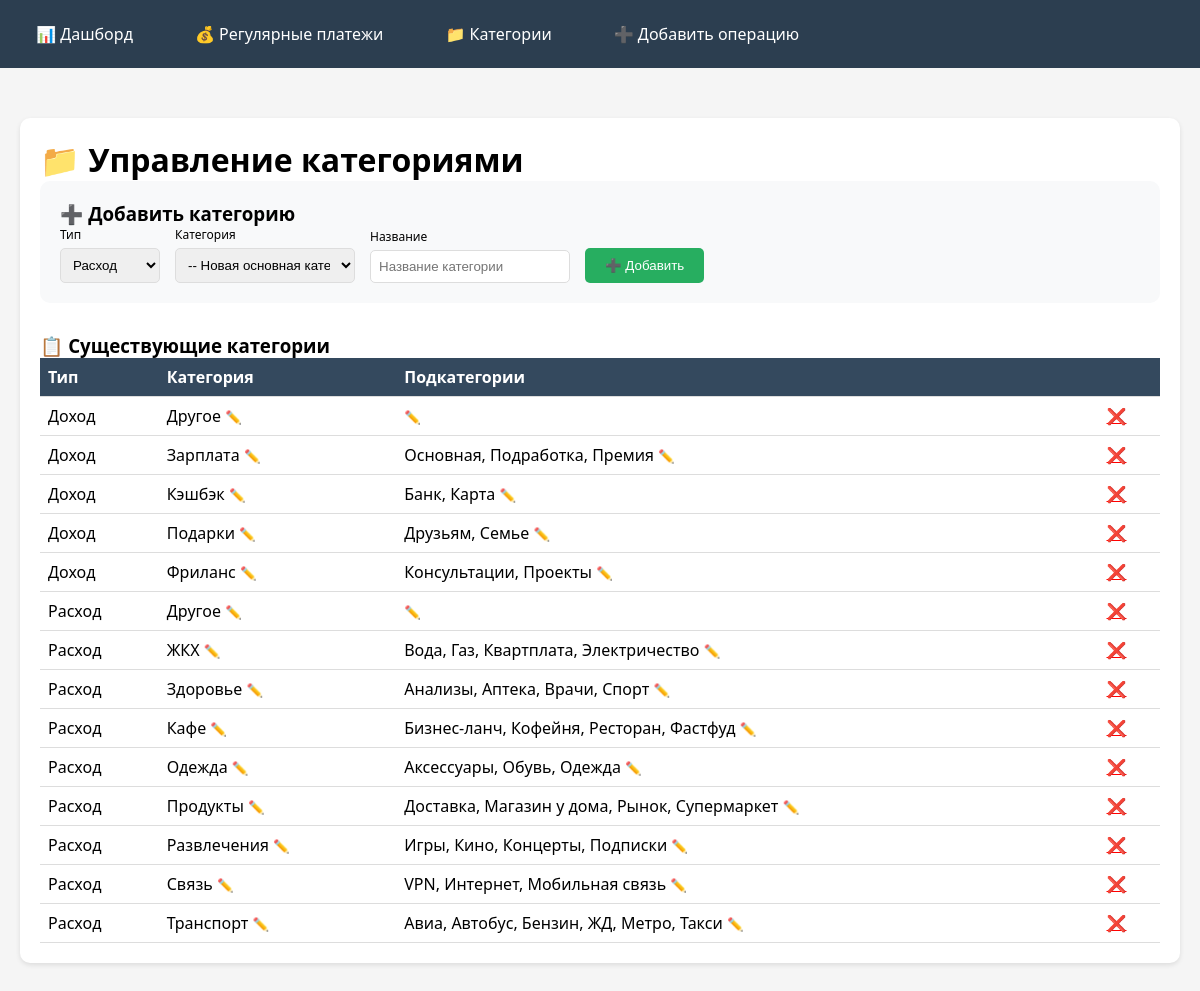
The page /categories on the database as committed earlier.
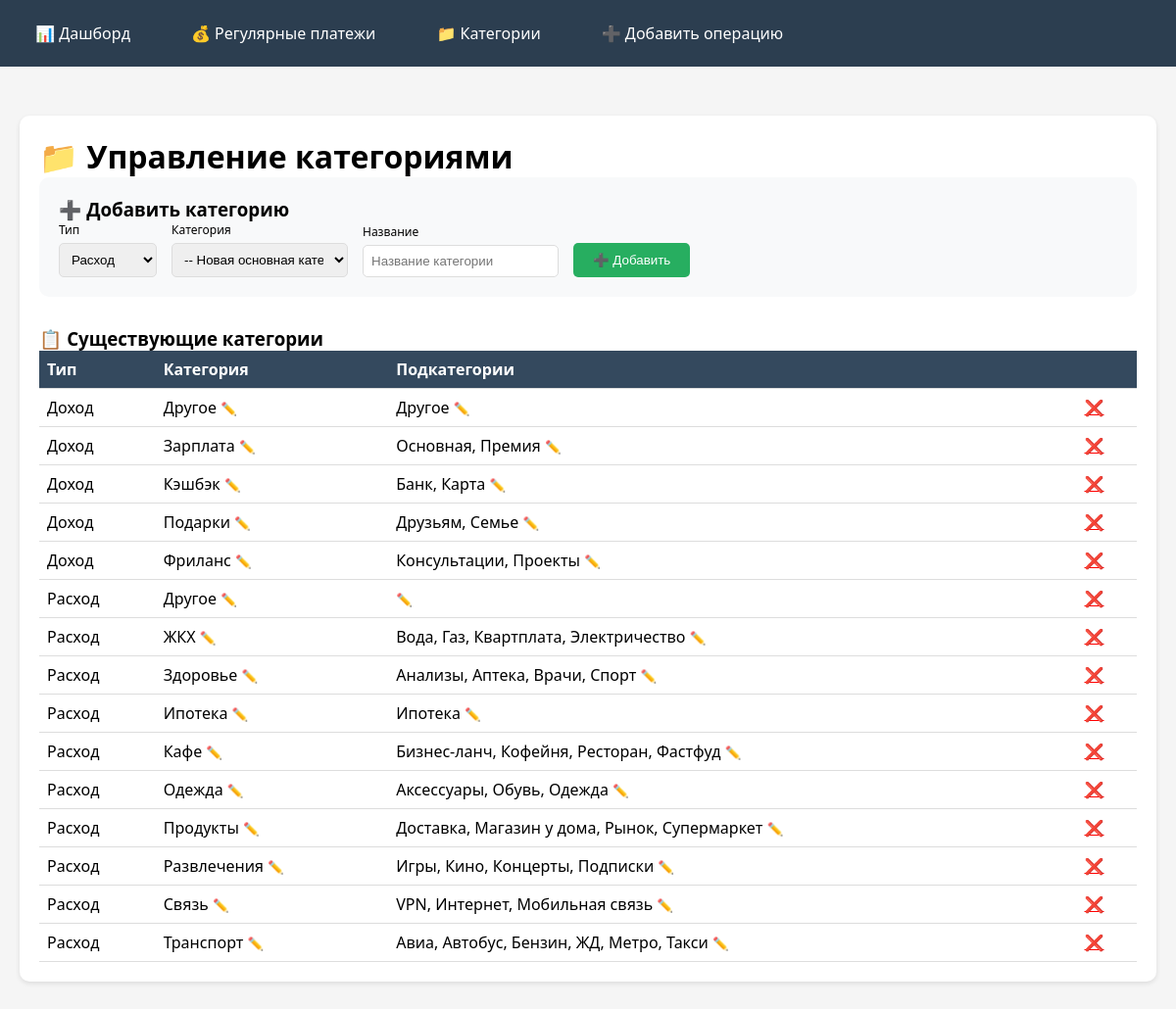
The same page on the database as committed later.
### tables this page shows
CREATE TABLE categories (
                id INTEGER PRIMARY KEY AUTOINCREMENT,
                type TEXT NOT NULL,
                name TEXT NOT NULL,
                parent_id INTEGER DEFAULT NULL,
                UNIQUE(type, name, parent_id)
            );

### routes/categories.py (the view)
    @app.route('/categories')
    def categories():
        with get_db() as conn:
            main_cats = conn.execute('''
                SELECT * FROM categories WHERE parent_id IS NULL ORDER BY type, name
            ''').fetchall()
            result = []
            for cat in main_cats:
                subcats = conn.execute('''
                    SELECT * FROM categories WHERE parent_id = ? ORDER BY name
                ''', (cat['id'],)).fetchall()
                result.append({
                    'id': cat['id'],
                    'type': cat['type'],
                    'name': cat['name'],
                    'subcategories': subcats
                })
        return render_template('categories.html', categories=result)

### database.py (called while the page is built)
def get_db():
    conn = sqlite3.connect('finance.db')
    conn.row_factory = sqlite3.Row
    return conn

### templates/categories.html (shortened to what this page needs)
{% extends "base.html" %}
{% block content %}
<div class="card">
    <h1>📁 Управление категориями</h1>
    <div style="margin-bottom: 30px; padding: 20px; background: #f8f9fa; border-radius: 10px;">
        <h3>➕ Добавить категорию</h3>
        <form method="POST" action="{{ url_for('add_category') }}" style="display: flex; gap: 15px; align-items: flex-end; flex-wrap: wrap;">
            <div>
                <label style="display: block; font-size: 12px; margin-bottom: 5px;">Тип</label>
                <select name="type" required style="width: 100px; padding: 8px;">
                    <option value="Расход">Расход</option>
                </select>
            </div>
            <div>
                <label style="display: block; font-size: 12px; margin-bottom: 5px;">Категория</label>
                <select name="parent_id" style="width: 180px; padding: 8px;">
                    <option value="">-- Новая основная категория --</option>
                </select>
            </div>
            <div>
                <label style="display: block; font-size: 12px; margin-bottom: 5px;">Название</label>
                <input type="text" name="name" placeholder="Название категории" required style="width: 200px; padding: 8px;">
            </div>
            <div>
                <button type="submit" class="btn btn-success">➕ Добавить</button>
            </div>
        </form>
    </div>
    <h3>📋 Существующие категории</h3>
    <table class="table" style="width: 100%; border-collapse: collapse;">
        <thead>
            <tr><th style="text-align: left; padding: 8px;">Тип</th><th style="text-align: left; padding: 8px;">Категория</th><th style="text-align: left; padding: 8px;">Подкатегории</th><th style="text-align: left; padding: 8px;"></th></tr>
        </thead>
        <tbody>
            {% for cat in categories %}
            <tr>
                <td style="padding: 8px;">{{ cat.type }}</td>
                <td style="padding: 8px;">
                    {{ cat.name }}
                    <button class="edit-cat" data-id="{{ cat.id }}" data-name="{{ cat.name }}" style="background: none; border: none; cursor: pointer;">✏️</button>
                </td>
                <td style="padding: 8px;" id="subs-td-{{ cat.id }}">
                    {% for sub in cat.subcategories %}
                        {{ sub.name }}{% if not loop.last %}, {% endif %}
                    {% endfor %}
                    <button class="edit-subs" data-id="{{ cat.id }}" data-name="{{ cat.name }}" style="background: none; border: none; cursor: pointer;">✏️</button>
                </td>
                <td style="padding: 8px;">
                    <a href="{{ url_for('delete_category', id=cat.id) }}" onclick="return confirm('Удалить?')" style="color: red;">❌</a>
                </td>
            </tr>
            {% endfor %}
        </tbody>
    </table>
</div>
{% endblock %}

### templates/base.html (shortened to what this page needs)
<!DOCTYPE html>
<html lang="ru">
<head>
    <link rel="stylesheet" href="{{ url_for('static', filename='css/style.css') }}">
</head>
<body>
    <div class="navbar">
        <div class="nav-container">
            <a href="{{ url_for('index') }}" class="nav-link">📊 Дашборд</a>
            <a href="{{ url_for('regular') }}" class="nav-link">💰 Регулярные платежи</a>
            <a href="{{ url_for('categories') }}" class="nav-link">📁 Категории</a>
            <a href="{{ url_for('add') }}" class="nav-link">➕ Добавить операцию</a>
        </div>
    </div>
    <div class="container">
        {% block content %}{% endblock %}
    </div>
</body>
</html>

### static/css/style.css (style rules this page uses)
* { margin: 0; padding: 0; box-sizing: border-box; }
body { font-family: 'Segoe UI', Tahoma, Geneva, Verdana, sans-serif; background: #f5f5f5; }
.container { max-width: 1400px; margin: 0 auto; padding: 20px; }
.navbar { background: #2c3e50; color: white; padding: 15px 0; margin-bottom: 30px; }
.nav-container { max-width: 1400px; margin: 0 auto; padding: 0 20px; display: flex; gap: 30px; flex-wrap: wrap; }
.nav-link { color: white; text-decoration: none; font-size: 16px; padding: 8px 16px; border-radius: 5px; transition: background 0.3s; }
.card { background: white; border-radius: 10px; padding: 20px; margin-bottom: 20px; box-shadow: 0 2px 5px rgba(0, 0, 0, 0.1); }
table { width: 100%; border-collapse: collapse; }
th, td { padding: 12px; text-align: left; border-bottom: 1px solid #ddd; }
th { background: #34495e; color: white; }
.btn { display: inline-block; background: #3498db; color: white; padding: 10px 20px; text-decoration: none; border-radius: 5px; border: none; cursor: pointer; transition: background 0.3s; }
.btn-success { background: #27ae60; }
label { display: block; margin-bottom: 5px; font-weight: 500; }
input, select { width: 100%; padding: 10px; border: 1px solid #ddd; border-radius: 5px; }

Rows that differ between the two databases and show on the page:
removed categories: name "Подработка", shown under "Доход"
added categories: name "Другое", shown under "Доход"
added categories: type "Расход", name "Ипотека", shown under "📋 Существующие категории"
added categories: name "Ипотека", shown under "Расход"
